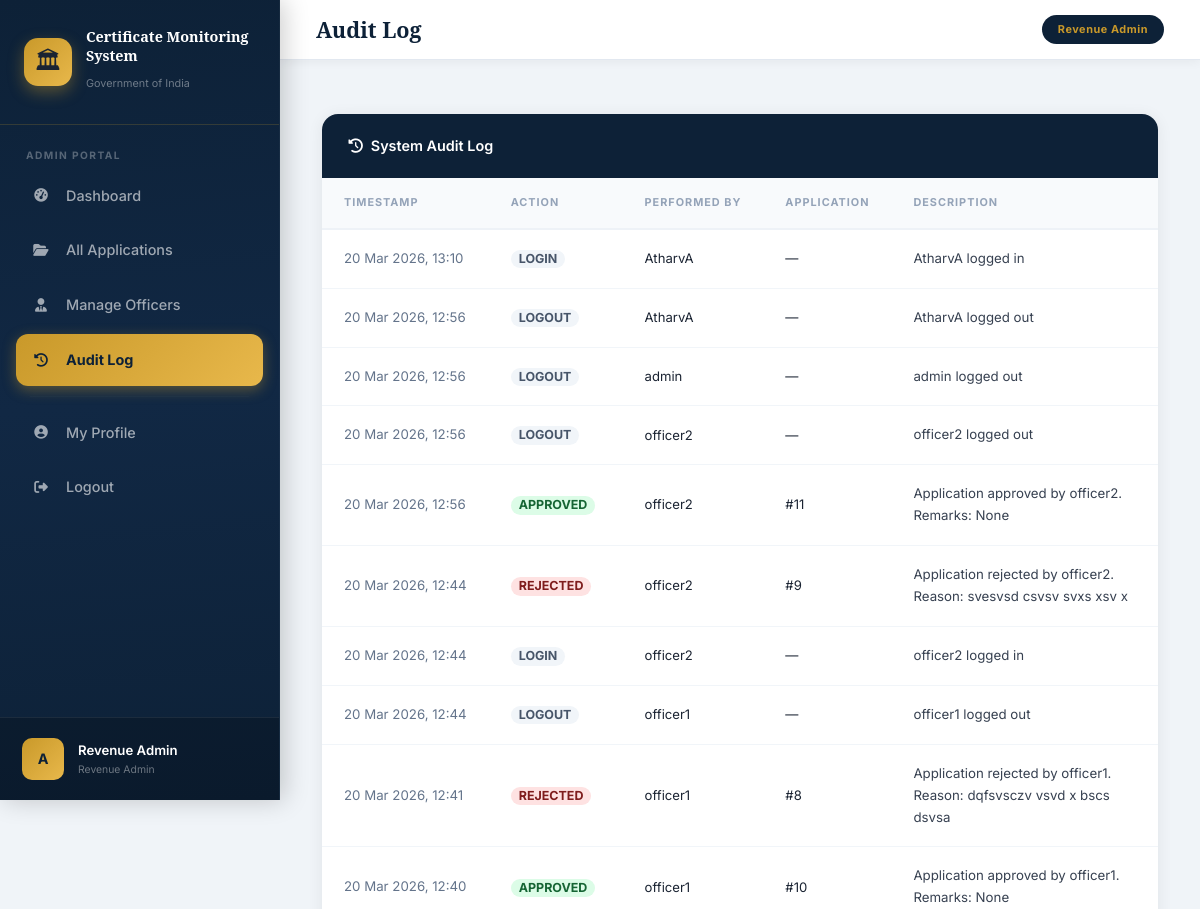
Before: /admin-panel/audit-log/ (signed in, upper part) with the older database file.
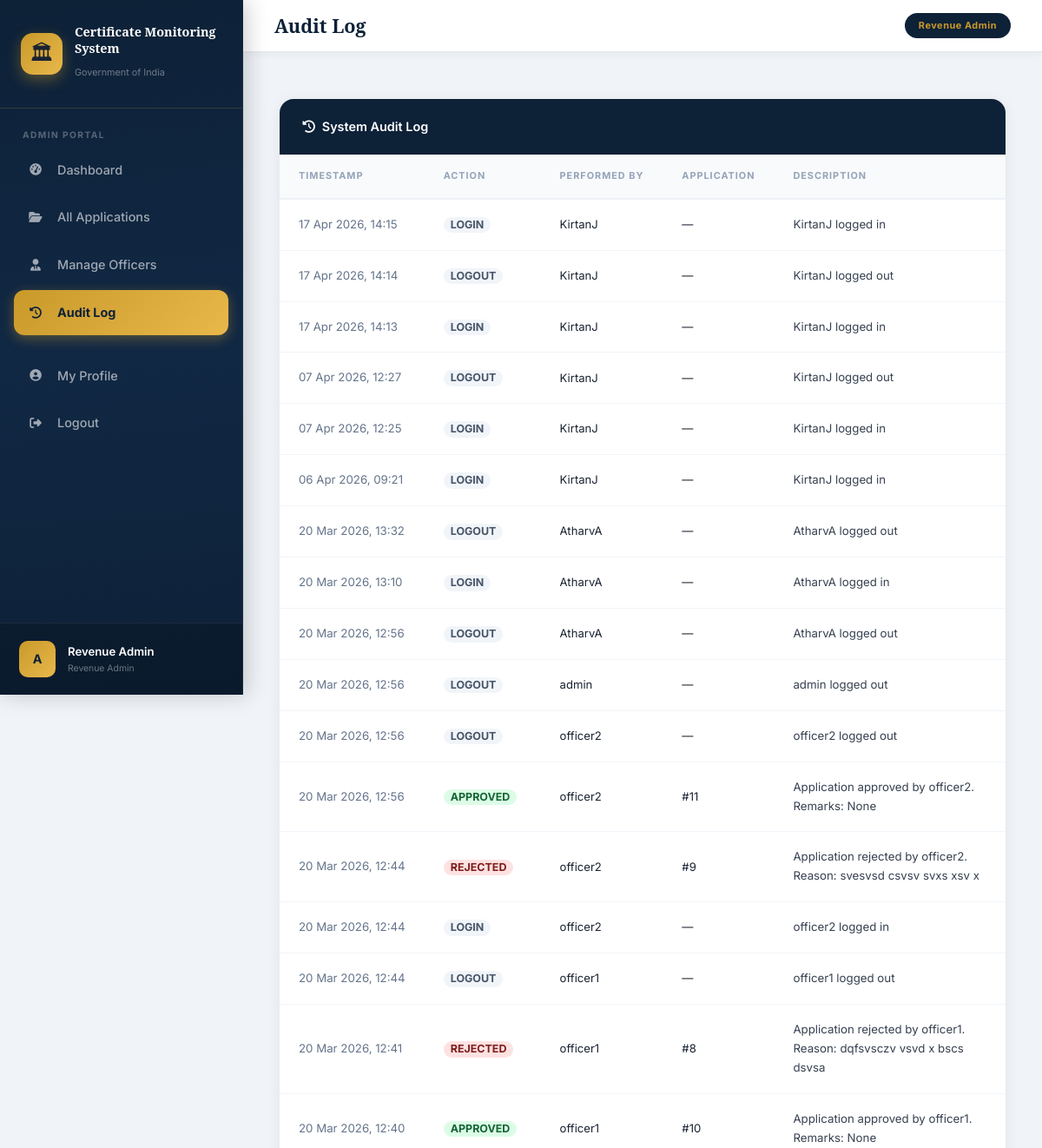
After: the same page with the newer database file.
### users/models.py (models this page shows, shortened)
class User(AbstractUser):
    CITIZEN = 'CITIZEN'
    OFFICER = 'OFFICER'
    ADMIN = 'ADMIN'
    ROLE_CHOICES = [
        (CITIZEN, 'Citizen'),
        (OFFICER, 'Revenue Officer'),
        (ADMIN, 'Revenue Admin'),
    ]
    role = models.CharField(max_length=10, choices=ROLE_CHOICES, default=CITIZEN)
    phone = models.CharField(max_length=15, blank=True)
    address = models.TextField(blank=True)
    created_at = models.DateTimeField(auto_now_add=True)
    def is_citizen(self):
        return self.role == self.CITIZEN
    def is_officer(self):
        return self.role == self.OFFICER
    def is_admin(self):
        return self.role == self.ADMIN
    def get_role_display_name(self):
        return dict(self.ROLE_CHOICES).get(self.role, self.role)

### automation/models.py (models this page shows, shortened)
class AuditLog(models.Model):
    performed_by = models.ForeignKey(
        'users.User', on_delete=models.SET_NULL, null=True, blank=True,
        related_name='audit_logs'
    )
    application = models.ForeignKey(
        'applications.CertificateApplication', on_delete=models.SET_NULL,
        null=True, blank=True, related_name='audit_logs'
    )
    action = models.CharField(max_length=50)
    description = models.TextField(blank=True)
    timestamp = models.DateTimeField(default=timezone.now)
    ip_address = models.GenericIPAddressField(null=True, blank=True)
    class Meta:
        ordering = ['-timestamp']

### applications/models.py (models this page shows, shortened)
class CertificateApplication(models.Model):
    SUBMITTED = 'SUBMITTED'
    ASSIGNED = 'ASSIGNED'
    APPROVED = 'APPROVED'
    REJECTED = 'REJECTED'
    OVERDUE = 'OVERDUE'
    STATUS_CHOICES = [
        (SUBMITTED, 'Submitted'),
        (ASSIGNED, 'Assigned'),
        (APPROVED, 'Approved'),
        (REJECTED, 'Rejected'),
        (OVERDUE, 'Overdue'),
    ]
    CASTE = 'CASTE'
    INCOME = 'INCOME'
    BIRTH = 'BIRTH'
    DEATH = 'DEATH'
    CERTIFICATE_CHOICES = [
        (CASTE, 'Caste Certificate'),
        (INCOME, 'Income Certificate'),
        (BIRTH, 'Birth Certificate'),
        (DEATH, 'Death Certificate'),
    ]
    citizen = models.ForeignKey(User, on_delete=models.CASCADE, related_name='applications')
    assigned_officer = models.ForeignKey(
        OfficerProfile, on_delete=models.SET_NULL, null=True, blank=True,
        related_name='assigned_applications'
    )
    certificate_type = models.CharField(max_length=20, choices=CERTIFICATE_CHOICES)
    status = models.CharField(max_length=15, choices=STATUS_CHOICES, default=SUBMITTED)
    applicant_name = models.CharField(max_length=100)
    applicant_dob = models.DateField()
    applicant_gender = models.CharField(max_length=10, choices=[
        ('Male', 'Male'), ('Female', 'Female'), ('Other', 'Other')
    ])
    applicant_phone = models.CharField(max_length=15)
    applicant_address = models.TextField()
    aadhar_number = models.CharField(max_length=12)
    aadhar_photo = models.ImageField(upload_to='aadhar/%Y/%m/', null=True, blank=True)
    caste_name = models.CharField(max_length=100, blank=True)
    caste_category = models.CharField(max_length=10, blank=True, choices=[
        ('SC', 'SC'), ('ST', 'ST'), ('OBC', 'OBC'), ('General', 'General'),
    ])
    father_name = models.CharField(max_length=100, blank=True)
    purpose = models.TextField(blank=True)
    annual_income = models.CharField(max_length=20, blank=True)
    occupation = models.CharField(max_length=100, blank=True)
    income_purpose = models.TextField(blank=True)
    birth_place = models.CharField(max_length=200, blank=True)
    mother_name = models.CharField(max_length=100, blank=True)
    birth_father_name = models.CharField(max_length=100, blank=True)
    hospital_name = models.CharField(max_length=200, blank=True)
    deceased_name = models.CharField(max_length=100, blank=True)
    death_date = models.DateField(null=True, blank=True)
    death_place = models.CharField(max_length=200, blank=True)
    cause_of_death = models.CharField(max_length=200, blank=True)
    informant_name = models.CharField(max_length=100, blank=True)
    relation_to_deceased = models.CharField(max_length=50, blank=True)
    submitted_date = models.DateTimeField(default=timezone.now)
    assigned_date = models.DateTimeField(null=True, blank=True)
    due_date = models.DateTimeField(null=True, blank=True)
    processed_date = models.DateTimeField(null=True, blank=True)
    remarks = models.TextField(blank=True)
    class Meta:
        ordering = ['-submitted_date']

### admin_panel/views.py (the view)
    def wrapper(request, *args, **kwargs):
        if not request.user.is_authenticated or not request.user.is_admin():
            messages.error(request, 'Access denied. Admin only.')
            return redirect('login')
        return view_func(request, *args, **kwargs)

### admin_panel/views.py (called while the page is built)
def admin_required(view_func):
    def wrapper(request, *args, **kwargs):
        if not request.user.is_authenticated or not request.user.is_admin():
            messages.error(request, 'Access denied. Admin only.')
            return redirect('login')
        return view_func(request, *args, **kwargs)
    return wrapper

@login_required
@admin_required
def audit_log(request):
    logs = AuditLog.objects.select_related('performed_by', 'application').all()
    return render(request, 'admin_panel/audit_log.html', {'logs': logs})

### templates/admin_panel/audit_log.html (shortened to what this page needs)
{% extends 'base.html' %}
{% block page_title %}Audit Log{% endblock %}
{% block active_audit %}active{% endblock %}
{% block content %}
<div class="card">
  <div class="card-header-navy"><span><i class="fas fa-history me-2"></i>System Audit Log</span></div>
  <div class="card-body p-0">
    <div class="table-responsive">
      <table class="table table-clean mb-0">
        <thead>
          <tr><th>Timestamp</th><th>Action</th><th>Performed By</th><th>Application</th><th>Description</th></tr>
        </thead>
        <tbody>
          {% for log in logs %}
          <tr>
            <td style="font-size:0.83rem;color:#64748b;white-space:nowrap;">{{ log.timestamp|date:"d M Y, H:i" }}</td>
            <td>
              <span class="badge" style="border-radius:10px;font-size:0.78rem;padding:3px 8px;
                {% if log.action == 'APPROVED' %}background:#dcfce7;color:#166534;
                {% elif log.action == 'REJECTED' %}background:#fee2e2;color:#7f1d1d;
                {% elif log.action == 'OVERDUE' %}background:#fce7f3;color:#9f1239;
                {% elif log.action == 'SUBMITTED' %}background:#dbeafe;color:#1e3a8a;
                {% elif log.action == 'ASSIGNED' %}background:#fef3c7;color:#92400e;
                {% else %}background:#f1f5f9;color:#475569;{% endif %}">
                {{ log.action }}
              </span>
            </td>
            <td style="font-size:0.82rem;">{{ log.performed_by.username|default:"System" }}</td>
            <td style="font-size:0.82rem;">{% if log.application %}#{{ log.application.id }}{% else %}—{% endif %}</td>
            <td style="font-size:0.83rem;color:#374151;">{{ log.description }}</td>
          </tr>
          {% empty %}
          <tr><td colspan="5" class="text-center text-muted py-4">No audit logs yet.</td></tr>
          {% endfor %}
        </tbody>
      </table>
    </div>
  </div>
</div>
{% endblock %}

### templates/base.html (shortened to what this page needs)
<!DOCTYPE html>
<html lang="en">
<head>
    <link href="https://cdn.jsdelivr.net/npm/bootstrap@5.3.2/dist/css/bootstrap.min.css" rel="stylesheet">
    <link href="https://cdnjs.cloudflare.com/ajax/libs/font-awesome/6.5.0/css/all.min.css" rel="stylesheet">
</head>
<body>
{% if user.is_authenticated %}
<div class="sidebar">
    <div class="sidebar-brand">
        <div class="emblem">🏛</div>
        <div class="brand-text">
            <span class="brand-title">Certificate Monitoring System</span>
            <span class="brand-sub">Government of India</span>
        </div>
    </div>
    <div class="sidebar-section">
        {% if user.is_admin %}
        <div class="sidebar-section-label">Admin Portal</div>
        <a href="{% url 'admin_dashboard' %}" class="nav-link-item {% block active_dashboard %}{% endblock %}">
            <span class="icon"><i class="fas fa-gauge-high"></i></span> Dashboard
        </a>
        <a href="{% url 'all_applications' %}" class="nav-link-item {% block active_apps %}{% endblock %}">
            <span class="icon"><i class="fas fa-folder-open"></i></span> All Applications
        </a>
        <a href="{% url 'manage_officers' %}" class="nav-link-item {% block active_officers %}{% endblock %}">
            <span class="icon"><i class="fas fa-user-tie"></i></span> Manage Officers
        </a>
        <a href="{% url 'audit_log' %}" class="nav-link-item {% block active_audit %}{% endblock %}">
            <span class="icon"><i class="fas fa-clock-rotate-left"></i></span> Audit Log
        </a>
        {% endif %}
        <hr class="sidebar-divider">
        <a href="{% url 'profile' %}" class="nav-link-item">
            <span class="icon"><i class="fas fa-user-circle"></i></span> My Profile
        </a>
        <a href="{% url 'logout' %}" class="nav-link-item">
            <span class="icon"><i class="fas fa-right-from-bracket"></i></span> Logout
        </a>
    </div>
    <div class="sidebar-user">
        <div class="avatar">{{ user.username|first|upper }}</div>
        <div style="overflow:hidden; flex:1;">
            <div class="user-name">{{ user.get_full_name|default:user.username }}</div>
            <div class="user-role">{{ user.get_role_display_name }}</div>
        </div>
    </div>
</div>
<div class="main-wrapper">
    <div class="topbar">
        <div class="page-title">{% block page_title %}{% endblock %}</div>
        <span class="topbar-badge">{{ user.get_role_display_name }}</span>
    </div>
    <div class="messages-container">
    </div>
    <div class="content-area">
        {% block content %}{% endblock %}
    </div>
</div>
{% else %}
{% block auth_content %}{% endblock %}
{% endif %}
</body>
</html>

Changed rows visible on the page:
added AuditLog: timestamp "17 Apr 2026, 14:15", action "LOGIN", performed_by.username "KirtanJ", description "KirtanJ logged in"
added AuditLog: timestamp "17 Apr 2026, 14:14", action "LOGOUT", performed_by.username "KirtanJ", description "KirtanJ logged out"
added AuditLog: timestamp "17 Apr 2026, 14:13", action "LOGIN", performed_by.username "KirtanJ", description "KirtanJ logged in"
added AuditLog: timestamp "07 Apr 2026, 12:27", action "LOGOUT", performed_by.username "KirtanJ", description "KirtanJ logged out"
added AuditLog: timestamp "07 Apr 2026, 12:25", action "LOGIN", performed_by.username "KirtanJ", description "KirtanJ logged in"
added AuditLog: timestamp "06 Apr 2026, 09:21", action "LOGIN", performed_by.username "KirtanJ", description "KirtanJ logged in"
added AuditLog: timestamp "20 Mar 2026, 13:32", action "LOGOUT", performed_by.username "AtharvA", description "AtharvA logged out"
